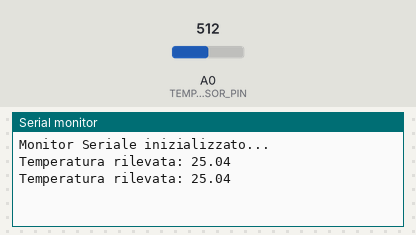
This sketch was run on a simulated Arduino Uno, built with avr-gcc and run on an emulated ATmega328P. Parts: the last lines printed to the serial monitor. Inputs (shaded band) come from the test bench; at power-on: A0 (TEMPSENSOR_PIN) = 512.

Above: at 1.8 s.
1.9 s: A0 (TEMPSENSOR_PIN) set to 716
At 2.8 s:
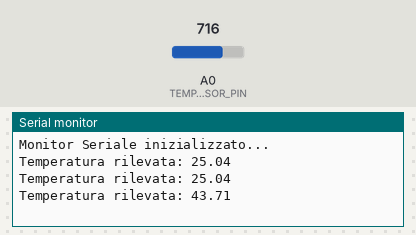
3.4 s: A0 (TEMPSENSOR_PIN) set to 900
At 4.6 s:
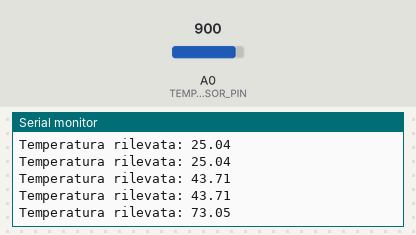
Timing chart, 0 to 6.4 s (numbered marks = the images above; inputs shaded):
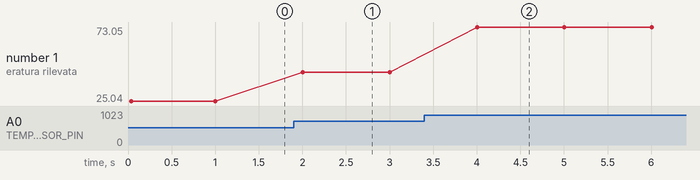

The sketch:

es1_5.ino
```cpp
#include <math.h>

const int B = 4275;
const int R0 = 100000;
const int T0 = 25;
const float KELVIN = 273.15;
const int TEMPSENSOR_PIN = 14;
int rawRead, refresh = 1000;
float R;

void setup(){
    Serial.begin(9600);
    while(!Serial);
    Serial.println("Monitor Seriale inizializzato...");
}

float tempCheck(){
  rawRead = analogRead(TEMPSENSOR_PIN);
  R = (1023.0/rawRead)-1.0;
  R = R0*R;
  return 1.0/((log(R/R0)/B)+(1/(KELVIN+T0)))-KELVIN;
}

void loop()
{
    Serial.print("Temperatura rilevata: ");
    Serial.println(tempCheck());
    delay(refresh);
}
```

Measured:
- after the input at 1.9 s, the serial monitor: prints a new line after 0.10 s (image 1)
- after the input at 3.4 s, the serial monitor: prints a new line after 0.60 s (image 2)
- plotted number 1: 25.04 → 43.71 after the input at 1.9 s, 43.71 → 73.05 after the input at 3.4 s
